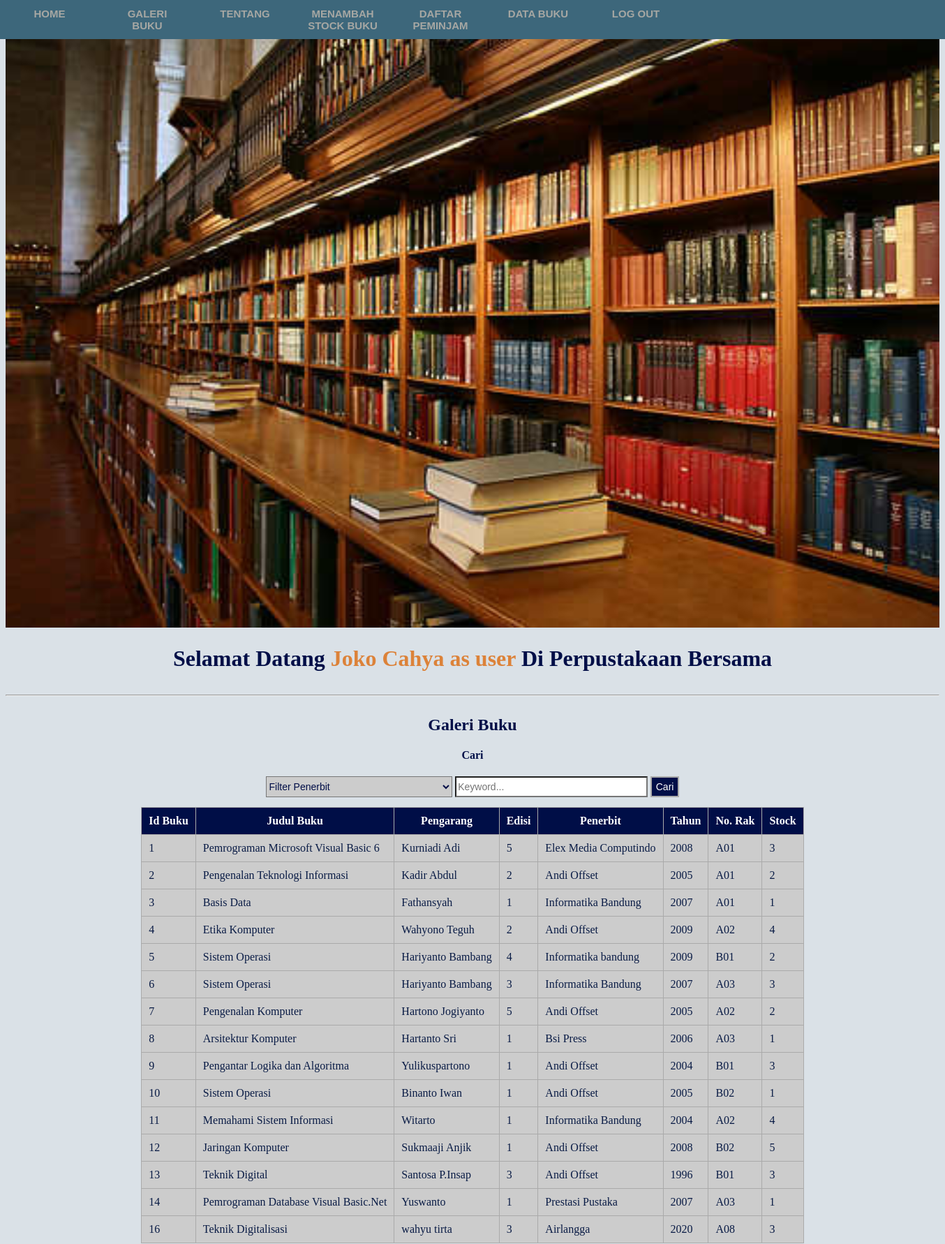
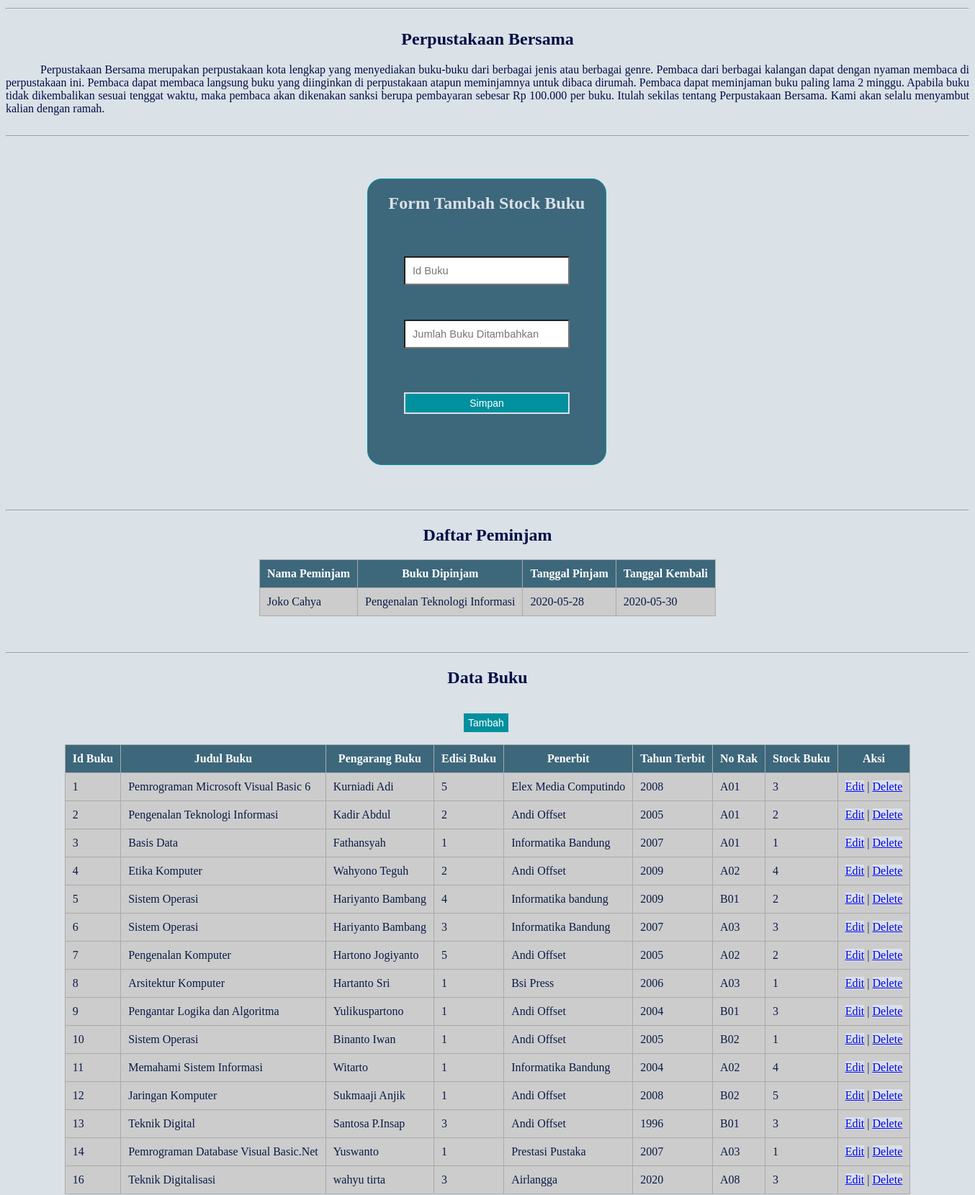
The page /index_admin.php (signed in, upper part) on the database its author committed (2 pictures, top to bottom).
### tables this page shows
CREATE TABLE `buku` (
  `id_buku` int(11) NOT NULL,
  `judul_buku` varchar(50) NOT NULL,
  `pengarang_buku` varchar(30) NOT NULL,
  `edisi_buku` varchar(5) NOT NULL,
  `penerbit` varchar(30) NOT NULL,
  `tahun_terbit` int(5) NOT NULL,
  `no_rak` varchar(5) NOT NULL,
  `stock_buku` int(3) NOT NULL
);

CREATE TABLE `pinjam_buku` (
  `id_pinjamn` int(11) NOT NULL,
  `id_user` int(11) NOT NULL,
  `id_buku` int(11) NOT NULL,
  `tgl_pinjam` date NOT NULL,
  `tgl_kembali` date NOT NULL,
  `status_pinjam` int(11) NOT NULL
);

CREATE TABLE `user` (
  `id_user` int(11) NOT NULL,
  `nama` varchar(30) NOT NULL,
  `jenis_kelamin` enum('Laki-Laki','Perempuan') NOT NULL,
  `no_hp` varchar(15) NOT NULL,
  `alamat` varchar(100) NOT NULL,
  `username` varchar(20) NOT NULL,
  `password` varchar(12) NOT NULL,
  `status` varchar(11) NOT NULL
);

### index_admin.php (the view, shortened to what this page needs)
<!DOCTYPE html>
<html>
<head>
	<link rel="stylesheet" type="text/css" href="CSS/index_admin.css">
</head>
<body>
	<nav class="navigasi">
        <ul>
            <li><a href="#section1">Home</a></li>
            <li><a href="#section2">Galeri Buku</a></li>
            <li><a href="#section3">Tentang</a></li>
            <li><a href="#section4">Menambah Stock Buku</a></li>
            <li><a href="#section5">Daftar Peminjam</a></li>
            <li><a href="#section7">Data Buku</a></li>
            <li><a href="logout.php">Log Out</a></li>
        </ul>
    </nav>
    <div id="section1">
        <img src="Gambar/gedung_perpustakaan.jpg">
        <h1>Selamat Datang <b style="color: #DC8239;"><?php echo $_SESSION['name'];?> as <?php echo $_SESSION['status'];?> </b> Di Perpustakaan Bersama</h1>
    </div>
    <hr>
    <div id="section2">
        <h2>Galeri Buku</h2>
        <?php
            $s_penerbit="";
            $s_keyword="";
            $sort = 'ASC';
            $newsort = 'ASC';
            if (isset($_GET['order'])) {
                $order = $_GET['order'];
                $sort = $_GET['sort'];
                if ($sort == 'DESC') {
                    $newsort = 'ASC';
                }
                else{
                    $newsort = 'DESC';
                }
            }else{
                $order = 'id_buku';
            }
        ?>
        <form method="GET" action="" align="center">
        <h4>Cari</h4>
        <select name="s_penerbit" id="s_penerbit">
            <option value="">Filter Penerbit</option>
        </select>
        <input type="text" name="s_keyword" placeholder="Keyword..." id="s_keyword" value="<?php echo $s_keyword; ?>">
        <button id="search" name="search">Cari</button>
    </form>
    <table align="center" cellpadding="20">
        <thead>
            <tr>
                <th>Id Buku</th>
                <th><a href="?order=judul_buku&&sort=<?php echo $newsort; ?>">Judul Buku</a></th>
                <th><a href="?order=pengarang_buku&&sort=<?php echo $newsort; ?>">Pengarang</a></th>
                <th><a href="?order=edisi_buku&&sort=<?php echo $newsort; ?>">Edisi</a></th>
                <th><a href="?order=penerbit&&sort=<?php echo $newsort; ?>">Penerbit</a></th>
                <th><a href="?order=tahun_terbit&&sort=<?php echo $newsort; ?>">Tahun</a></th>
                <th><a href="?order=no_rak&&sort=<?php echo $newsort; ?>">No. Rak</a></th>
                <th><a href="?order=stock_buku&&sort=<?php echo $newsort; ?>">Stock</a></th>
            </tr>
        </thead>
        <tbody>
            <?php
                include "koneksi.php";
                $search_penerbit = '%'.$s_penerbit.'%';
                $search_keyword = '%'.$s_keyword.'%';
                $query = "SELECT * FROM buku WHERE penerbit LIKE ? AND (judul_buku LIKE ? OR pengarang_buku LIKE ? OR edisi_buku LIKE ? OR tahun_terbit LIKE ? OR no_rak LIKE ? OR stock_buku LIKE ?) ORDER BY $order $sort";
                $buku1 = mysqli_prepare($conn, $query) or die(mysqli_error($conn));
                mysqli_stmt_bind_param($buku1, "sssssss", $search_penerbit, $search_keyword, $search_keyword, $search_keyword, $search_keyword, $search_keyword, $search_keyword);
                mysqli_stmt_execute($buku1);
                $hasil = mysqli_stmt_get_result($buku1);
                if (mysqli_num_rows($hasil) > 0) {
                    while ($rows = mysqli_fetch_assoc($hasil)) {
                        $id_buku = $rows['id_buku'];
                        $judul_buku = $rows['judul_buku'];
                        $pengarang_buku = $rows['pengarang_buku'];
                        $edisi_buku = $rows['edisi_buku'];
                        $penerbit = $rows['penerbit'];
                        $tahun_terbit = $rows['tahun_terbit'];
                        $no_rak = $rows['no_rak'];
                        $stock_buku = $rows['stock_buku'];
            ?>
                <tr>
                    <td><?php echo $id_buku; ?></td>
                    <td><?php echo $judul_buku; ?></td>
                    <td><?php echo $pengarang_buku; ?></td>
                    <td><?php echo $edisi_buku; ?></td>
                    <td><?php echo $penerbit; ?></td>
                    <td><?php echo $tahun_terbit; ?></td>
                    <td><?php echo $no_rak; ?></td>
                    <td><?php echo $stock_buku; ?></td>
                </tr>
                <?php } } else { ?>
                <tr>
                    <td colspan="9" align="center">Tidak Ada Data Ditemukan</td>
                </tr>
                <?php } ?>
        </tbody>
    </table>
    </div>
    <hr>
    <div id="section3">
        <h2>Perpustakaan Bersama</h2>
        <p> Perpustakaan Bersama merupakan perpustakaan kota lengkap yang menyediakan buku-buku dari berbagai jenis atau berbagai genre. Pembaca dari berbagai kalangan dapat dengan nyaman membaca di perpustakaan ini. Pembaca dapat membaca langsung buku yang diinginkan di perpustakaan atapun meminjamnya untuk dibaca dirumah. Pembaca dapat meminjaman buku paling lama 2 minggu. Apabila buku tidak dikembalikan sesuai tenggat waktu, maka pembaca akan dikenakan sanksi berupa pembayaran sebesar Rp 100.000 per buku. Itulah sekilas tentang Perpustakaan Bersama. Kami akan selalu menyambut kalian dengan ramah.</p>
    </div>
    <hr>
    <div id="section4">
    <h2 align="center">Form Tambah Stock Buku</h2>
       <form method="POST" action="input_stock.php">
            <input type="text" name="id_buku" placeholder="Id Buku"><br>
            <input type="text" name="jml_buku" placeholder="Jumlah Buku Ditambahkan"><br>
            <input type="submit" name="simpan" value="Simpan"><br>
       </form>
    </div>
    <hr>
    <div id="section5">
        <h2>Daftar Peminjam</h2>
        <table align="center">
            <thead>
                <tr>
                    <th>Nama Peminjam</th>
                    <th>Buku Dipinjam</th>
                    <th>Tanggal Pinjam</th>
                    <th>Tanggal Kembali</th>
                </tr>
            </thead>
            <tbody>
                <?php
                    include "koneksi.php";
                    $query = mysqli_query($conn, "SELECT nama, judul_buku, tgl_pinjam, tgl_kembali FROM pinjam_buku, user, buku WHERE pinjam_buku.id_user=user.id_user AND pinjam_buku.id_buku=buku.id_buku ORDER BY id_pinjamn") or die(mysqli_error($conn));
                    if (mysqli_num_rows($query) > 0) {
                        while ($rows = mysqli_fetch_assoc($query)) {
                            $nama = $rows['nama'];
                            $judul = $rows['judul_buku'];
                            $tgl_pinjam = $rows['tgl_pinjam'];
                            $tgl_kembali = $rows['tgl_kembali'];
                        ?>
                            <tr>
                                <td><?php echo $nama; ?></td>
                                <td><?php echo $judul; ?></td>
                                <td><?php echo $tgl_pinjam; ?></td>
                                <td><?php echo $tgl_kembali; ?></td>
                            </tr>
                    <?php  } }else{ ?>
                    <tr>
                        <td colspan="4" align="center">Tidak Ada Data Ditemukan</td>
                    </tr>
                    <?php } ?>
            </tbody>
        </table>
    </div>
    <hr>
    <div id="section7">
    <h2>Data Buku</h2>
    <button><a href="#section9">Tambah</a></button>
       <table align="center">
           <thead>
               <tr>
                   <th>Id Buku</th>
                   <th>Judul Buku</th>
                   <th>Pengarang Buku</th>
                   <th>Edisi Buku</th>
                   <th>Penerbit</th>
                   <th>Tahun Terbit</th>
                   <th>No Rak</th>
                   <th>Stock Buku</th>
                   <th>Aksi</th>
               </tr>
           </thead>
           <tbody>
               <?php
                    include "koneksi.php";
                    $query = mysqli_query($conn, "SELECT * FROM buku ORDER BY id_buku") or die(mysqli_error($conn));
                    if (mysqli_num_rows($query) > 0) {
                        while ($rows = mysqli_fetch_assoc($query)) {
                            $id_buku = $rows['id_buku'];
                            $judul = $rows['judul_buku'];
                            $pengarang = $rows['pengarang_buku'];
                            $edisi = $rows['edisi_buku'];
                            $penerbit = $rows['penerbit'];
                            $tahun = $rows['tahun_terbit'];
                            $no_rak = $rows['no_rak'];
                            $stock = $rows['stock_buku'];?>
                            <tr>
                                <td><?php echo $id_buku; ?></td>
                                <td><?php echo $judul; ?></td>
                                <td><?php echo $pengarang; ?></td>
                                <td><?php echo $edisi; ?></td>
                                <td><?php echo $penerbit; ?></td>
                                <td><?php echo $tahun; ?></td>
                                <td><?php echo $no_rak; ?></td>
                                <td><?php echo $stock; ?></td>
                                <?php
                                echo "<td><a href='#section8'>Edit</a> | <a href='delete_buku.php?id_buku=$rows[id_buku]'>Delete</a></td>";?>
                            </tr>
                    <?php  } }else{ ?>
                    <tr>
                        <td colspan="4" align="center">Tidak Ada Data Ditemukan</td>
                    </tr>
                    <?php } ?>
           </tbody>
       </table>
    </div>
</body>
</html>

### CSS/index_admin.css (style rules this page uses)
* { background-color: #dae1e7; scroll-behavior: smooth; }
.navigasi ul { border: 1px solid #3d677b; padding: 0; margin: 0; list-style: none; font-family: Arial, Helvetica, sans-serif; font-size: 15px; font-weight: bold; width: 100%; background-color: #3d677b; overflow: hidden; position: fixed; top: 0; left: 0; }
.navigasi li { float: left; }
.navigasi li a { display: block; color: #a6a7a3; text-align: center; padding: 10px 20px; text-decoration: none; text-transform: uppercase; font-weight: bold; width: 100px; background-color: #3d677b; }
#section1, #section2, #section3, #section4 { display: inline-block; width: 100%; overflow: hidden; }
#section1 img { width: 100%; }
#section1 h1 { text-align: center; color: #000e47; }
#section2 table { border-collapse: collapse; }
#section2 h2, h4 { text-align: center; color: #000e47; }
#section2 th { background-color: #000e47; border: 1px solid #aaaaaa; text-align:left; color:#ffffff; padding: 10px; text-align: center; }
#section2 th a { background-color: #000e47; text-decoration: none; color: #ffffff; }
#section2 td { background-color: #cccccc; border: 1px solid #aaaaaa; padding: 10px; color: #091b45; }
#section2 form { text-align: center; }
#section2 form select { width: 20%; height: 30px; font-size: 14px; margin-bottom: 1%; cursor: pointer; background-color: #cccccc; color: #000e47; }
#section2 form input[type=text] { width: 20%; height: 24px; font-size: 14px; margin-bottom: 1%; background-color: white; }
#section2 form button { width: auto; height: 30px; font-size: 14px; margin-bottom: 1%; background-color: #000e47; color:#ffffff; border: 2px solid #aaaaaa; cursor: pointer; }
#section3 { color: #000e47; }
#section3 h2 { text-align: center; }
#section3 p { text-align: justify; text-indent: 0.5in; }
#section4 { border: 1px solid #00909e; height: auto; width: 330px; margin: 50px 502px; background-color: #3d677b; border-radius: 20px; }
#section4 form { margin: 50px 50px; background-color: #3d677b; display: grid; }
#section4 h2 { text-align: center; color: #dae1e7; background-color: #3d677b; }
#section4 form input[type=text] { box-sizing : border-box; width: 100%; padding: 10px; font-size: 11pt; margin-top: 10px; margin-bottom: 20px; background-color: white; }
#section4 form input[type=submit] { width: auto; height: 30px; font-size: 14px; margin-bottom: 1%; background-color: #00909e; color:#ffffff; border: 2px solid #dae1e7; cursor: pointer; margin-top: 10%; }
#section5 table { border-collapse: collapse; margin-bottom: 50px; }
#section5 h2 { text-align: center; color: #000e47; }
#section5 th { background-color: #3d677b; border: 1px solid #aaaaaa; text-align:left; color: #ffffff; padding: 10px; text-align: center; }
#section5 td { background-color: #cccccc; border: 1px solid #aaaaaa; padding: 10px; color: #091b45; }
#section7 table { border-collapse: collapse; margin-bottom: 50px; }
#section7 h2 { text-align: center; color: #000e47; }
#section7 th { background-color: #3d677b; border: 1px solid #aaaaaa; text-align:left; color: #ffffff; padding: 10px; text-align: center; }
#section7 td { background-color: #cccccc; border: 1px solid #aaaaaa; padding: 10px; color: #091b45; }
#section7 button { width: auto; height: 30px; font-size: 14px; background-color: #00909e; color:#ffffff; border: 2px solid #dae1e7; cursor: pointer; margin: 15px 634px; }
#section7 button a { text-decoration: none; background-color: #00909e; color: #ffffff; }

### rows shown on the page
buku: id_buku "1", judul_buku "Pemrograman Microsoft Visual Basic 6", pengarang_buku "Kurniadi Adi", edisi_buku "5", penerbit "Elex Media Computindo", tahun_terbit "2008", no_rak "A01", stock_buku "3"
buku: id_buku "2", judul_buku "Pengenalan Teknologi Informasi", pengarang_buku "Kadir Abdul", edisi_buku "2", penerbit "Andi Offset", tahun_terbit "2005", no_rak "A01", stock_buku "2"
buku: id_buku "3", judul_buku "Basis Data", pengarang_buku "Fathansyah", edisi_buku "1", penerbit "Informatika Bandung", tahun_terbit "2007", no_rak "A01", stock_buku "1"
buku: id_buku "4", judul_buku "Etika Komputer", pengarang_buku "Wahyono Teguh", edisi_buku "2", penerbit "Andi Offset", tahun_terbit "2009", no_rak "A02", stock_buku "4"
buku: id_buku "5", judul_buku "Sistem Operasi", pengarang_buku "Hariyanto Bambang", edisi_buku "4", penerbit "Informatika bandung", tahun_terbit "2009", no_rak "B01", stock_buku "2"
buku: id_buku "6", judul_buku "Sistem Operasi", pengarang_buku "Hariyanto Bambang", edisi_buku "3", penerbit "Informatika Bandung", tahun_terbit "2007", no_rak "A03", stock_buku "3"
buku: id_buku "7", judul_buku "Pengenalan Komputer", pengarang_buku "Hartono Jogiyanto", edisi_buku "5", penerbit "Andi Offset", tahun_terbit "2005", no_rak "A02", stock_buku "2"
buku: id_buku "8", judul_buku "Arsitektur Komputer", pengarang_buku "Hartanto Sri", edisi_buku "1", penerbit "Bsi Press", tahun_terbit "2006", no_rak "A03", stock_buku "1"
buku: id_buku "9", judul_buku "Pengantar Logika dan Algoritma", pengarang_buku "Yulikuspartono", edisi_buku "1", penerbit "Andi Offset", tahun_terbit "2004", no_rak "B01", stock_buku "3"
buku: id_buku "10", judul_buku "Sistem Operasi", pengarang_buku "Binanto Iwan", edisi_buku "1", penerbit "Andi Offset", tahun_terbit "2005", no_rak "B02", stock_buku "1"
buku: id_buku "11", judul_buku "Memahami Sistem Informasi", pengarang_buku "Witarto", edisi_buku "1", penerbit "Informatika Bandung", tahun_terbit "2004", no_rak "A02", stock_buku "4"
buku: id_buku "12", judul_buku "Jaringan Komputer", pengarang_buku "Sukmaaji Anjik", edisi_buku "1", penerbit "Andi Offset", tahun_terbit "2008", no_rak "B02", stock_buku "5"
buku: id_buku "13", judul_buku "Teknik Digital", pengarang_buku "Santosa P.Insap", edisi_buku "3", penerbit "Andi Offset", tahun_terbit "1996", no_rak "B01", stock_buku "3"
buku: id_buku "14", judul_buku "Pemrograman Database Visual Basic.Net", pengarang_buku "Yuswanto", edisi_buku "1", penerbit "Prestasi Pustaka", tahun_terbit "2007", no_rak "A03", stock_buku "1"
buku: id_buku "16", judul_buku "Teknik Digitalisasi", pengarang_buku "wahyu tirta", edisi_buku "3", penerbit "Airlangga", tahun_terbit "2020", no_rak "A08", stock_buku "3"
pinjam_buku: id_user.nama "Joko Cahya", id_buku.judul_buku "Pengenalan Teknologi Informasi", tgl_pinjam "2020-05-28", tgl_kembali "2020-05-30"

### other values the page prints
$_SESSION['name'] "Joko Cahya"
$_SESSION['status'] "user"
